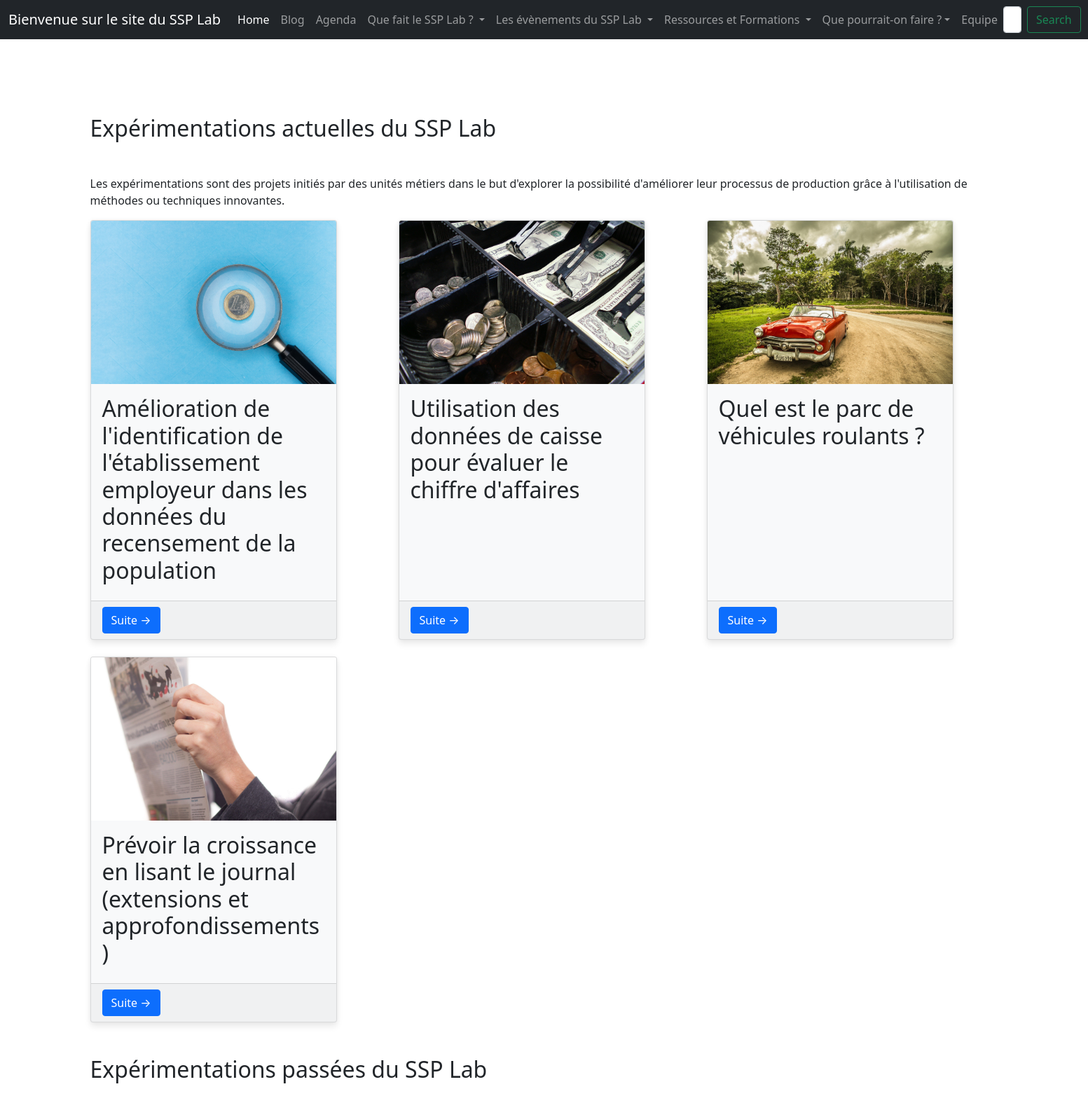
Page /expe/ on the committed database.
### expe/models.py (models this page shows, shortened)
class ExpeR(models.Model):
    title = models.CharField(max_length=400)
    body = models.TextField()
    author = models.CharField(max_length=200)
    date_debut  = models.DateField(default=datetime.date.today)
    date_fin  = models.DateField(default=datetime.date.today)
    image_titre = models.CharField(max_length = 100, default = '')
    slug = models.SlugField(max_length=200, unique=True, null= True, blank=False)
    class Meta:
        ordering = ['-date_fin']

### expe/views.py (the view)
# urls.py: path('', views.liste_expe, name = 'expe'),
def liste_expe(request):
    experimentations = ExpeR.objects.all()
    data = {'experimentations': experimentations}
    return render(request, 'expe/expe.html', data)

### expe/templates/expe/expe.html
{% extends 'home/base.html' %}
{% load static %}
{% block body %}
<section class = team-section>
    <h2 class="h1-responsive font-weight-bold my-5">Expérimentations actuelles du SSP Lab</h2>
<p>Les expérimentations sont des projets initiés par des unités métiers dans le but d'explorer la possibilité d'améliorer leur processus de production grâce à l'utilisation de méthodes ou techniques innovantes.</p>
    <div class="row row-cols-1 row-cols-3 g-4">
        {% for expe in experimentations %}
            <div class = "col">
                <div class="card h-100 bg-light" style = "width: 22rem; " >
                        <img src="../static/img/{{expe.image_titre}}" class="card-img-top w" alt="...">
                        <div class="card-body">
                            <h2 class="card-title">{{ expe.title }}</h2>
                        </div>
                        <div class = "card-footer">
                            <a href="/expe/experimentation/{{ expe.slug }}" class="btn btn-primary">Suite &rarr;</a>
                        </div>
                </div>
            </div>
        {% endfor %}
    </div>
    <h2 class="h1-responsive font-weight-bold my-5">Expérimentations passées du SSP Lab</h2>
</section>
{% endblock %}

### home/templates/home/base.html (shortened to what this page needs)
{% load static %}
<!DOCTYPE html>
<html>
<head>
    {% load static %}
    <link rel='stylesheet' type='text/css' href="{% static 'css/base.css' %}">
    <link href="https://cdn.jsdelivr.net/npm/bootstrap@5.0.0-beta2/dist/css/bootstrap.min.css" rel="stylesheet">
    <link rel="stylesheet" href= "https://cdnjs.cloudflare.com/ajax/libs/font-awesome/5.9.0/css/all.css">
</head>
<body>
    {% include 'home/navbar.html' %}
    <div class = 'container'>
    {% block body %}
    {% endblock %}
    </div>
</body>
</html>

### home/templates/home/navbar.html (shortened to what this page needs)
<nav class="navbar navbar-expand-lg navbar-dark bg-dark ">
    <div class="container-fluid">
      <a class="navbar-brand" href="#">Bienvenue sur le site du SSP Lab</a>
      <div class="collapse navbar-collapse" id="navbarSupportedContent">
        <ul class="navbar-nav me-auto mb-2 mb-lg-0">
          <li class="nav-item">
            <a class="nav-link active" aria-current="page" href="/index">Home</a>
          </li>
          <li class="nav-item">
            <a class="nav-link" href="/blog">Blog</a>
          </li>
          <li class="nav-item">
            <a class="nav-link" href="/evenements">Agenda</a>
          </li>
          <li class="nav-item dropdown">
            <a class="nav-link dropdown-toggle" href="/que-fait-on" id="navbarDropdown" role="button" data-bs-toggle="dropdown" aria-expanded="false">
                Que fait le SSP Lab ?
              </a>
          </li>
          <li class="nav-item dropdown">
            <a class="nav-link dropdown-toggle" href="/que-fait-on" id="navbarDropdown" role="button" data-bs-toggle="dropdown" aria-expanded="false">
                Les évènements du SSP Lab
              </a>
          </li>
          <li class="nav-item dropdown">
            <a class="nav-link dropdown-toggle" href="/que-fait-on" id="navbarDropdown" role="button" data-bs-toggle="dropdown" aria-expanded="false">
                Ressources et Formations
              </a>
          </li>
          <li class = "nav-item dropdown">
            <a class = "nav-link dropdown-toggle" href="/que-faire" id= "navbarDropdown" role="button" data-bs-toggle="dropdown" aria-expanded="false">
            Que pourrait-on faire ?</a>
          </li>
          <li class="nav-item">
            <a class="nav-link" href="/team">Equipe</a>
          </li>
        </ul>
        <form class="d-flex">
          <input class="form-control me-2" type="search" placeholder="Search" aria-label="Search">
          <button class="btn btn-outline-success" type="submit">Search</button>
        </form>
      </div>
    </div>
  </nav>

### static/css/base.css (style rules this page uses)
body { background-color: white; }
.container { width : 40%; }
.card-img-top { width: 100%; height: 15vw; object-fit: cover; }
.card { border-radius: 4px; background: #fff; box-shadow: 0 6px 10px rgba(0,0,0,.08), 0 0 6px rgba(0,0,0,.05); transition: .3s transform cubic-bezier(.155,1.105,.295,1.12),.3s box-shadow,.3s -webkit-transform cubic-bezier(.155,1.105,.295,1.12); cursor: pointer; }
.btn-primary { color: #fff; background-color: #007b5e; border-color: #007b5e; }
section { padding: 60px 0; }

### rows in the picture
ExpeR: image_titre (picture), title "Amélioration de l'identification de l'établissement employeur dans les données du recensement de la population"
ExpeR: image_titre (picture), title "Utilisation des données de caisse pour évaluer le chiffre d'affaires"
ExpeR: image_titre (picture), title "Quel est le parc de véhicules roulants ?"
ExpeR: image_titre (picture), title "Prévoir la croissance en lisant le journal (extensions et approfondissements)"
